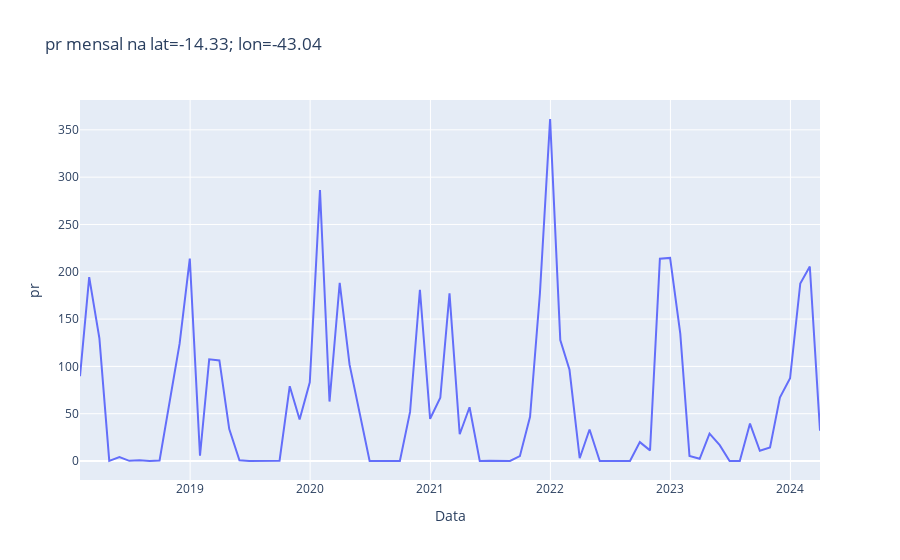

Notebook source saved alongside this figure:
### Code cell
# Plotando mensal
fig = px.line(df_mes, x=df_mes.index, y=var_name,
              title=f"{var_name} mensal na lat={lon_lat[1]}; lon={lon_lat[0]}")
fig.update_traces(hovertemplate="Data: %{x} <br>prec: %{y:.1f} mm")
fig.show()
